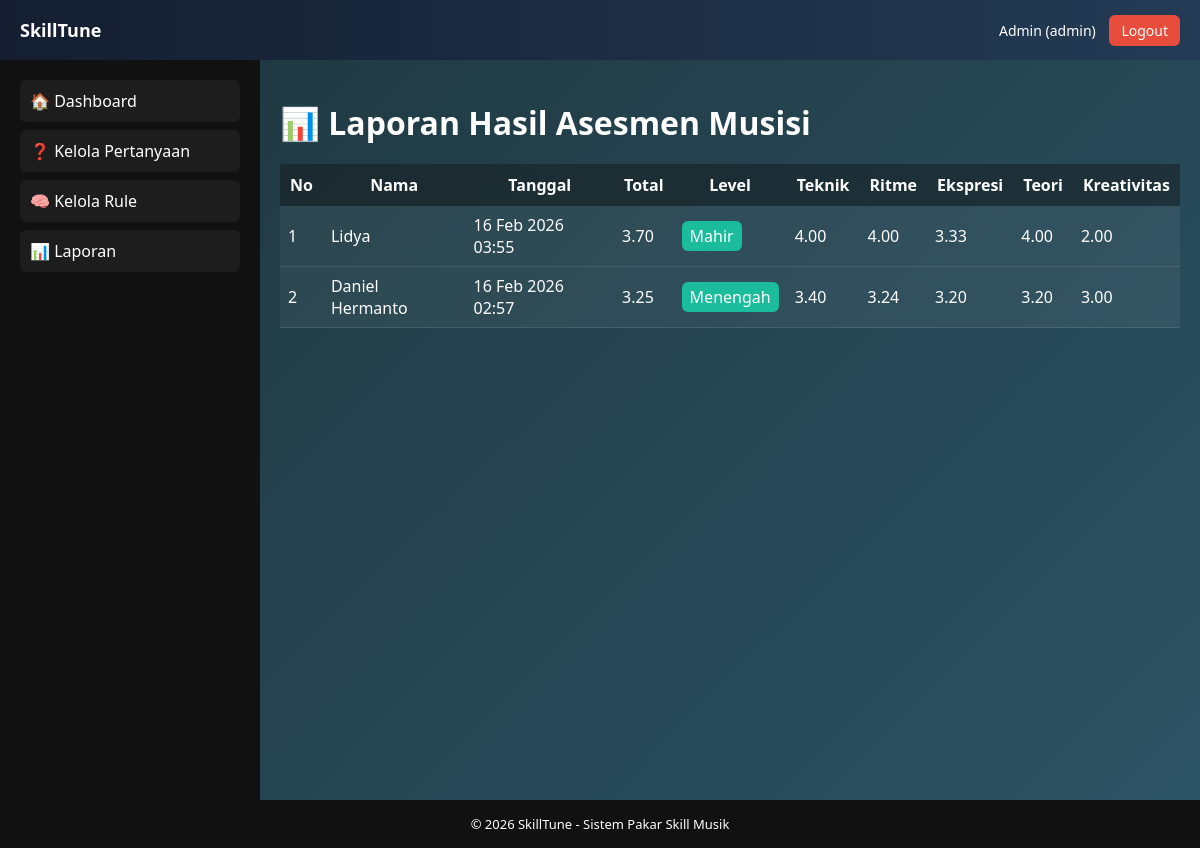
/index.php?page=laporan (signed in), run on the app's committed database.
### tables this page shows
CREATE TABLE `hasil` (
  `id_hasil` int(11) NOT NULL,
  `id_user` int(11) NOT NULL,
  `skor_teknik` decimal(3,2) DEFAULT NULL,
  `skor_ritme` decimal(3,2) DEFAULT NULL,
  `skor_ekspresi` decimal(3,2) DEFAULT NULL,
  `skor_teori` decimal(3,2) DEFAULT NULL,
  `skor_kreativitas` decimal(3,2) DEFAULT NULL,
  `skor_total` decimal(3,2) DEFAULT NULL,
  `level` varchar(50) DEFAULT NULL,
  `tanggal` datetime DEFAULT current_timestamp()
);

CREATE TABLE `users` (
  `id_user` int(11) NOT NULL,
  `nama` varchar(100) NOT NULL,
  `email` varchar(100) NOT NULL,
  `password` varchar(255) NOT NULL,
  `role` enum('admin','musisi') NOT NULL,
  `created_at` timestamp NOT NULL DEFAULT current_timestamp()
);

### controllers/AdminController.php (called while the page is built, shortened)
<?php
require_once __DIR__ . '/../models/HasilModel.php';
class AdminController {
    private $hasilModel;
    public function __construct() {
        $this->hasilModel      = new HasilModel();
    }
    public function laporan() {
        $data = $this->hasilModel->getAllWithUser();
        require __DIR__ . '/../views/admin/laporan.php';
    }
}

### index.php (called while the page is built, shortened)
<?php
require_once 'routes.php';

### config/database.php (called while the page is built)
<?php
function getConnection() {
    static $pdo;
    if (!$pdo) {
        $pdo = new PDO("mysql:host=localhost;dbname=db_sispak_music", "root", "");
        $pdo->setAttribute(PDO::ATTR_ERRMODE, PDO::ERRMODE_EXCEPTION);
    }
    return $pdo;
}

### models/HasilModel.php (called while the page is built, shortened)
<?php
require_once __DIR__ . '/../config/database.php';
class HasilModel {
    private $db;
    public function __construct() {
        $this->db = getConnection();
    }
    public function getAllWithUser() {
        $stmt = $this->db->query("
            SELECT h.*, u.nama
            FROM hasil h
            JOIN users u ON h.id_user = u.id_user
            ORDER BY h.tanggal DESC
        ");
        return $stmt->fetchAll(PDO::FETCH_ASSOC);
    }
}

### views/admin/laporan.php (the view, shortened to what this page needs)
<?php
require __DIR__ . '/../layout/header.php';
require __DIR__ . '/../layout/sidebar.php';
$data = $data ?? [];
?>
<div class="content">
    <h1 style="margin-bottom:20px;">📊 Laporan Hasil Asesmen Musisi</h1>
    <?php if (!empty($data)): ?>
        <div style="overflow-x:auto;">
            <table style="width:100%;border-collapse:collapse;background:rgba(255,255,255,0.05);">
                <thead>
                    <tr style="background:rgba(0,0,0,0.4);">
                        <th style="padding:10px;">No</th>
                        <th style="padding:10px;">Nama</th>
                        <th style="padding:10px;">Tanggal</th>
                        <th style="padding:10px;">Total</th>
                        <th style="padding:10px;">Level</th>
                        <th style="padding:10px;">Teknik</th>
                        <th style="padding:10px;">Ritme</th>
                        <th style="padding:10px;">Ekspresi</th>
                        <th style="padding:10px;">Teori</th>
                        <th style="padding:10px;">Kreativitas</th>
                    </tr>
                </thead>
                <tbody>
                    <?php $no = 1; ?>
                    <?php foreach ($data as $row): ?>
                        <tr style="border-bottom:1px solid rgba(255,255,255,0.1);">
                            <td style="padding:8px;"><?= $no++; ?></td>
                            <td style="padding:8px;"><?= htmlspecialchars($row['nama']); ?></td>
                            <td style="padding:8px;">
                                <?= date('d M Y H:i', strtotime($row['tanggal'])); ?>
                            </td>
                            <td style="padding:8px;"><?= $row['skor_total']; ?></td>
                            <td style="padding:8px;">
                                <span style="background:#1abc9c;padding:4px 8px;border-radius:6px;">
                                    <?= htmlspecialchars($row['level']); ?>
                                </span>
                            </td>
                            <td style="padding:8px;"><?= $row['skor_teknik']; ?></td>
                            <td style="padding:8px;"><?= $row['skor_ritme']; ?></td>
                            <td style="padding:8px;"><?= $row['skor_ekspresi']; ?></td>
                            <td style="padding:8px;"><?= $row['skor_teori']; ?></td>
                            <td style="padding:8px;"><?= $row['skor_kreativitas']; ?></td>
                        </tr>
                    <?php endforeach; ?>
                </tbody>
            </table>
        </div>
    <?php else: ?>
        <p>Belum ada data asesmen.</p>
    <?php endif; ?>
</div>
<?php require __DIR__ . '/../layout/footer.php'; ?>

### views/layout/header.php (style rules this page uses)
body { margin: 0; font-family: 'Segoe UI', sans-serif; background: #0f2027; color: white; }
.content { flex: 1; padding: 20px; background: linear-gradient(135deg, #203a43, #2c5364); }

### data on the page
hasil: id_user.nama "Lidya", tanggal "16 Feb 2026 03:55", skor_total "3.70", level "Mahir", skor_teknik "4.00", skor_ritme "4.00", skor_ekspresi "3.33", skor_teori "4.00", skor_kreativitas "2.00"
hasil: id_user.nama "Daniel Hermanto", tanggal "16 Feb 2026 02:57", skor_total "3.25", level "Menengah", skor_teknik "3.40", skor_ritme "3.24", skor_ekspresi "3.20", skor_teori "3.20", skor_kreativitas "3.00"

### other printed values
$namaUser "Admin"
$roleUser "admin"
